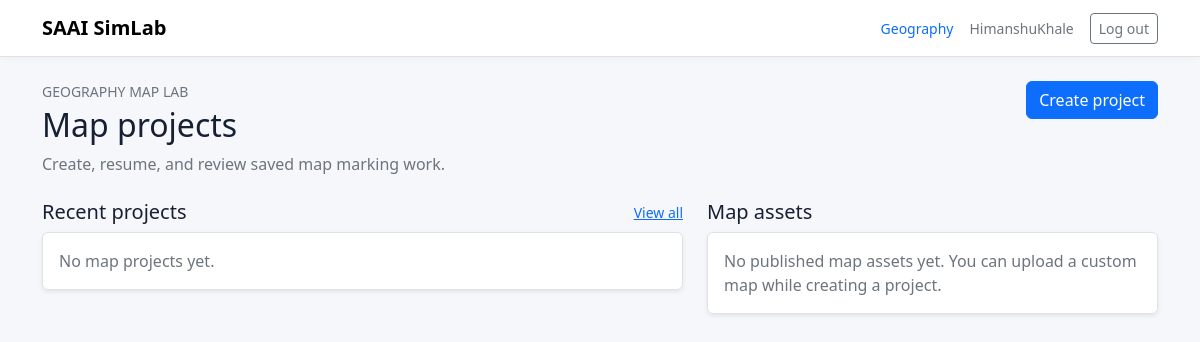
The page /geography/ (signed in) on the database as committed earlier.
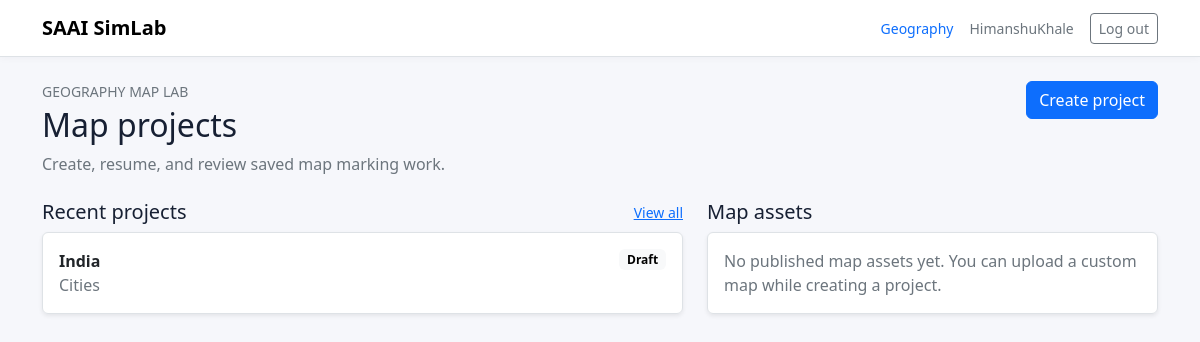
The same page on the database as committed later.
### geography/models.py (models this page shows, shortened)
class MapProject(models.Model):
    class Status(models.TextChoices):
        DRAFT = 'draft', 'Draft'
        IN_REVIEW = 'in_review', 'In review'
        COMPLETED = 'completed', 'Completed'
        ARCHIVED = 'archived', 'Archived'
    owner = models.ForeignKey(
        settings.AUTH_USER_MODEL,
        on_delete=models.CASCADE,
        related_name='geography_map_projects',
    )
    title = models.CharField(max_length=180)
    description = models.TextField(blank=True)
    map_asset = models.ForeignKey(
        MapAsset,
        on_delete=models.SET_NULL,
        related_name='projects',
        blank=True,
        null=True,
    )
    custom_map_image = models.ImageField(upload_to='geography/project_maps/', blank=True)
    scenario = models.ForeignKey(
        Scenario,
        on_delete=models.SET_NULL,
        related_name='map_projects',
        blank=True,
        null=True,
    )
    task = models.ForeignKey(
        'GeographyTask',
        on_delete=models.SET_NULL,
        related_name='map_projects',
        blank=True,
        null=True,
    )
    session = models.ForeignKey(
        SimulationSession,
        on_delete=models.SET_NULL,
        related_name='map_projects',
        blank=True,
        null=True,
    )
    project_json = models.JSONField(default=dict, blank=True)
    calibration_json = models.JSONField(default=dict, blank=True)
    tags = models.JSONField(default=list, blank=True)
    status = models.CharField(max_length=20, choices=Status.choices, default=Status.DRAFT)
    created_at = models.DateTimeField(auto_now_add=True)
    updated_at = models.DateTimeField(auto_now=True)
    class Meta:
        ordering = ['-updated_at']

### geography/views.py (the view)
# urls.py: path('', views.dashboard, name='dashboard'),
@login_required
def dashboard(request):
    recent_projects = MapProject.objects.filter(owner=request.user).select_related('map_asset')[:5]
    map_assets = MapAsset.objects.filter(published=True).order_by('title')[:6]
    return render(
        request,
        'geography/map_dashboard.html',
        {
            'recent_projects': recent_projects,
            'map_assets': map_assets,
        },
    )

### templates/geography/map_dashboard.html (shortened to what this page needs)
{% extends "base.html" %}
{% block content %}
  <div class="d-flex flex-wrap justify-content-between align-items-start gap-3 mb-4">
    <div>
      <p class="text-uppercase text-secondary small mb-1">Geography Map Lab</p>
      <h1 class="h2 mb-2">Map projects</h1>
      <p class="text-secondary mb-0">Create, resume, and review saved map marking work.</p>
    </div>
    <a class="btn btn-primary" href="{% url 'geography:project_create' %}">Create project</a>
  </div>
  <div class="row g-4">
    <section class="col-lg-7">
      <div class="d-flex justify-content-between align-items-center mb-2">
        <h2 class="h5 mb-0">Recent projects</h2>
        <a class="small" href="{% url 'geography:project_list' %}">View all</a>
      </div>
      <div class="list-group shadow-sm">
        {% for project in recent_projects %}
          <a class="list-group-item list-group-item-action p-3" href="{% url 'geography:workspace' project.id %}">
            <div class="d-flex justify-content-between gap-3">
              <div>
                <strong>{{ project.title }}</strong>
                <p class="text-secondary mb-0">{{ project.description|default:"No description yet." }}</p>
              </div>
              <span class="badge text-bg-light align-self-start">{{ project.get_status_display }}</span>
            </div>
          </a>
        {% empty %}
          <div class="list-group-item p-3 text-secondary">No map projects yet.</div>
        {% endfor %}
      </div>
    </section>
    <aside class="col-lg-5">
      <h2 class="h5 mb-2">Map assets</h2>
      <div class="list-group shadow-sm">
        {% for asset in map_assets %}
          <a class="list-group-item list-group-item-action p-3" href="{% url 'geography:project_create' %}?asset={{ asset.id }}">
            <div class="d-flex justify-content-between gap-3">
              <div>
                <strong>{{ asset.title }}</strong>
                <p class="text-secondary mb-0">{{ asset.description|default:"Practice map asset." }}</p>
              </div>
              <span class="badge text-bg-light align-self-start">{{ asset.get_asset_type_display }}</span>
            </div>
          </a>
        {% empty %}
          <div class="list-group-item p-3 text-secondary">No published map assets yet. You can upload a custom map while creating a project.</div>
        {% endfor %}
      </div>
    </aside>
  </div>
{% endblock %}

Rows that differ between the two databases and show on the page:
added MapProject: title "India", description "Cities", status "Draft"
Other text that changed with them:
text no longer shown: "No map projects yet."
